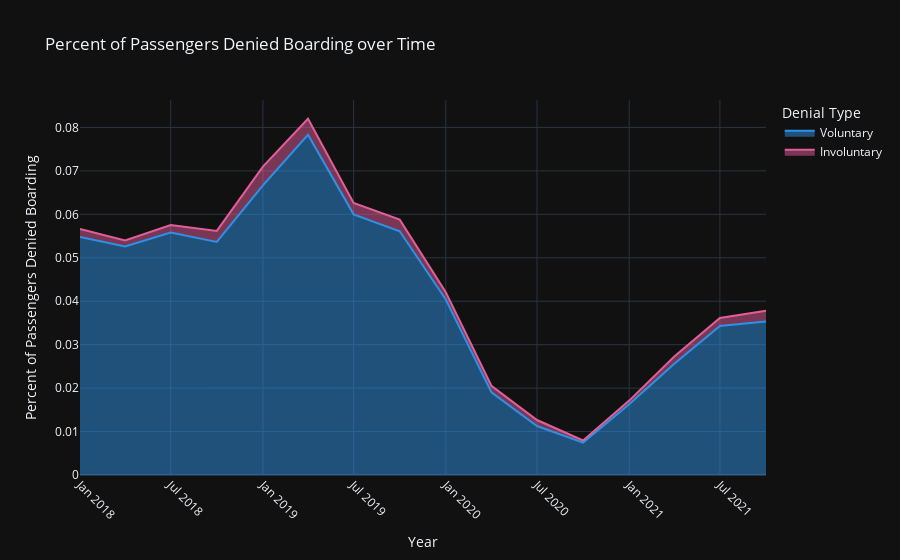

Notebook source saved alongside this figure:
### Markdown cell above
For one final customization component, plotly io allows users to set a template for their plots. The template can be changed in the plot or globally. Once a template has been assigned globally, the template will be used for all plotly figures, unless a template is explicitly assigned in the figure. First we will assign a global template and create a figure, and then we will assign a template within a plotly figure that will override the global value.

### Code cell
pio.templates.default = "plotly_dark"

fig = px.area(denied_boarding.groupby('date').mean(numeric_only = True).
                  reset_index().rename(columns = {'perc_denied_boarding_involuntary':"Involuntary",
                                                  "perc_denied_boarding_voluntary":"Voluntary"}),
              x="date", y=["Voluntary","Involuntary"],
                labels={
                    "date": "Year",
                     "value":"Percent of Passengers Denied Boarding", 
                     "variable":"Denial Type"
                 },
                title="Percent of Passengers Denied Boarding over Time",
                color_discrete_sequence=px.colors.qualitative.Dark24)
fig.update_xaxes(tickangle = 45)
fig.show()

### Figure 1 — Plotly figure (JSON) as saved in the notebook; plotly's stock layout.template omitted (floating-point values rounded to 4 significant figures)
{"data": [{"fillpattern": {"shape": ""}, "hovertemplate": "Denial Type=Voluntary<br>Year=%{x}<br>Percent of Passengers Denied Boarding=%{y}<extra></extra>", "legendgroup": "Voluntary", "line": {"color": "#2E91E5"}, "marker": {"symbol": "circle"}, "mode": "lines", "name": "Voluntary", "orientation": "v", "showlegend": true, "stackgroup": "1", "type": "scatter", "x": ["2018-01-01", "2018-04-01", "2018-07-01", "2018-10-01", "2019-01-01", "2019-04-01", "2019-07-01", "2019-10-01", "2020-01-01", "2020-04-01", "2020-07-01", "2020-10-01", "2021-01-01", "2021-04-01", "2021-07-01", "2021-10-01"], "xaxis": "x", "y": [0.0548, 0.05261, 0.05579, 0.05363, 0.06668, 0.07832, 0.06, 0.05609, 0.0404, 0.01904, 0.01127, 0.007463, 0.0163, 0.02562, 0.03431, 0.0353], "yaxis": "y"}, {"fillpattern": {"shape": ""}, "hovertemplate": "Denial Type=Involuntary<br>Year=%{x}<br>Percent of Passengers Denied Boarding=%{y}<extra></extra>", "legendgroup": "Involuntary", "line": {"color": "#E15F99"}, "marker": {"symbol": "circle"}, "mode": "lines", "name": "Involuntary", "orientation": "v", "showlegend": true, "stackgroup": "1", "type": "scatter", "x": ["2018-01-01", "2018-04-01", "2018-07-01", "2018-10-01", "2019-01-01", "2019-04-01", "2019-07-01", "2019-10-01", "2020-01-01", "2020-04-01", "2020-07-01", "2020-10-01", "2021-01-01", "2021-04-01", "2021-07-01", "2021-10-01"], "xaxis": "x", "y": [0.001857, 0.001368, 0.001737, 0.00255, 0.004313, 0.003673, 0.002598, 0.00268, 0.00165, 0.001501, 0.001387, 0.0004822, 0.0008186, 0.00165, 0.001853, 0.002482], "yaxis": "y"}], "layout": {"legend": {"title": {"text": "Denial Type"}, "tracegroupgap": 0}, "title": {"text": "Percent of Passengers Denied Boarding over Time"}, "xaxis": {"anchor": "y", "domain": [0, 1], "tickangle": 45, "title": {"text": "Year"}}, "yaxis": {"anchor": "x", "domain": [0, 1], "title": {"text": "Percent of Passengers Denied Boarding"}}}}
